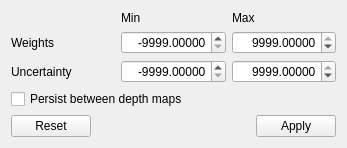
<?xml version="1.0" encoding="UTF-8"?>
<ui version="4.0">
 <class>DepthMapFilterOptions</class>
 <widget class="QWidget" name="DepthMapFilterOptions">
  <property name="geometry">
   <rect>
    <x>0</x>
    <y>0</y>
    <width>347</width>
    <height>137</height>
   </rect>
  </property>
  <property name="windowTitle">
   <string>Form</string>
  </property>
  <layout class="QVBoxLayout" name="verticalLayout">
   <item>
    <layout class="QGridLayout" name="gridLayout">
     <item row="0" column="1">
      <widget class="QLabel" name="minimumLabel">
       <property name="text">
        <string>Min</string>
       </property>
      </widget>
     </item>
     <item row="0" column="2">
      <widget class="QLabel" name="maximumLabel">
       <property name="text">
        <string>Max</string>
       </property>
      </widget>
     </item>
     <item row="1" column="0">
      <widget class="QLabel" name="weightLabel">
       <property name="text">
        <string>Weights</string>
       </property>
      </widget>
     </item>
     <item row="1" column="1">
      <widget class="QDoubleSpinBox" name="weightMinimum">
       <property name="locale">
        <locale language="English" country="UnitedStates"/>
       </property>
       <property name="alignment">
        <set>Qt::AlignRight|Qt::AlignTrailing|Qt::AlignVCenter</set>
       </property>
       <property name="decimals">
        <number>5</number>
       </property>
       <property name="minimum">
        <double>-9999.000000000000000</double>
       </property>
       <property name="maximum">
        <double>9999.000000000000000</double>
       </property>
       <property name="singleStep">
        <double>0.010000000000000</double>
       </property>
       <property name="value">
        <double>-9999.000000000000000</double>
       </property>
      </widget>
     </item>
     <item row="1" column="2">
      <widget class="QDoubleSpinBox" name="weightMaximum">
       <property name="alignment">
        <set>Qt::AlignRight|Qt::AlignTrailing|Qt::AlignVCenter</set>
       </property>
       <property name="decimals">
        <number>5</number>
       </property>
       <property name="minimum">
        <double>-9999.000000000000000</double>
       </property>
       <property name="maximum">
        <double>9999.000000000000000</double>
       </property>
       <property name="singleStep">
        <double>0.010000000000000</double>
       </property>
       <property name="value">
        <double>9999.000000000000000</double>
       </property>
      </widget>
     </item>
     <item row="2" column="0">
      <widget class="QLabel" name="uncertaintyLabel">
       <property name="text">
        <string>Uncertainty</string>
       </property>
      </widget>
     </item>
     <item row="2" column="1">
      <widget class="QDoubleSpinBox" name="uncertaintyMinimum">
       <property name="alignment">
        <set>Qt::AlignRight|Qt::AlignTrailing|Qt::AlignVCenter</set>
       </property>
       <property name="decimals">
        <number>5</number>
       </property>
       <property name="minimum">
        <double>-9999.000000000000000</double>
       </property>
       <property name="maximum">
        <double>9999.000000000000000</double>
       </property>
       <property name="singleStep">
        <double>0.001000000000000</double>
       </property>
       <property name="value">
        <double>-9999.000000000000000</double>
       </property>
      </widget>
     </item>
     <item row="2" column="2">
      <widget class="QDoubleSpinBox" name="uncertaintyMaximum">
       <property name="alignment">
        <set>Qt::AlignRight|Qt::AlignTrailing|Qt::AlignVCenter</set>
       </property>
       <property name="decimals">
        <number>5</number>
       </property>
       <property name="minimum">
        <double>-9999.000000000000000</double>
       </property>
       <property name="maximum">
        <double>9999.000000000000000</double>
       </property>
       <property name="singleStep">
        <double>0.001000000000000</double>
       </property>
       <property name="value">
        <double>9999.000000000000000</double>
       </property>
      </widget>
     </item>
    </layout>
   </item>
   <item>
    <widget class="QCheckBox" name="persist">
     <property name="text">
      <string>Persist between depth maps</string>
     </property>
    </widget>
   </item>
   <item>
    <spacer name="verticalSpacer">
     <property name="orientation">
      <enum>Qt::Vertical</enum>
     </property>
     <property name="sizeHint" stdset="0">
      <size>
       <width>20</width>
       <height>6</height>
      </size>
     </property>
    </spacer>
   </item>
   <item>
    <widget class="QDialogButtonBox" name="buttonBox">
     <property name="standardButtons">
      <set>QDialogButtonBox::Apply|QDialogButtonBox::Reset</set>
     </property>
    </widget>
   </item>
  </layout>
 </widget>
 <resources/>
 <connections/>
</ui>
